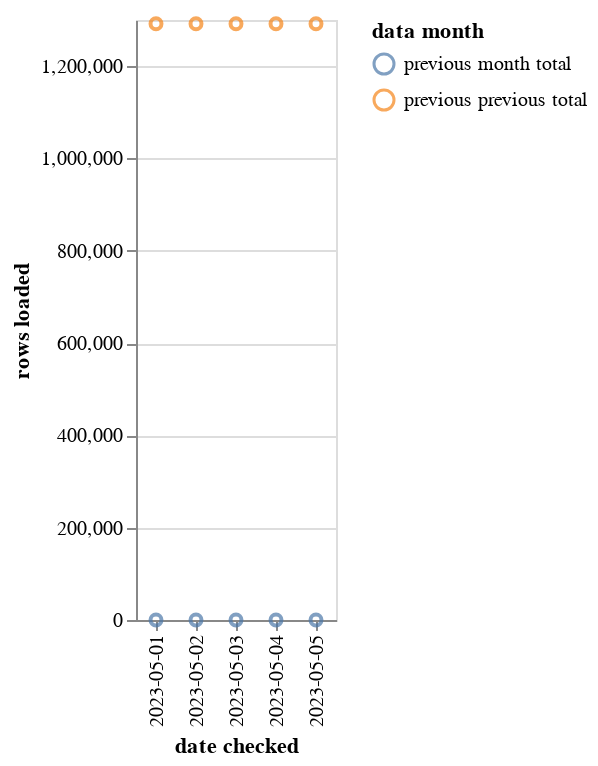

This figure's notebook cell:
### Code cell
(
    alt.Chart(total_tidy)
    .mark_point()
    .encode(
        x='date checked',
        y='rows loaded',
        color='data month'
    )
)

### Figure 1 — Vega-Lite specification as saved in the notebook (floating-point values rounded to 4 significant figures)
{"config": {"view": {"continuousWidth": 300, "continuousHeight": 300}}, "data": {"name": "data-9eff10c09cda5f48bc1e11730d57ab23"}, "mark": {"type": "point"}, "encoding": {"color": {"field": "data month", "type": "nominal"}, "x": {"field": "date checked", "type": "nominal"}, "y": {"field": "rows loaded", "type": "quantitative"}}, "$schema": "https://vega.github.io/schema/vega-lite/v5.8.0.json", "datasets": {"data-9eff10c09cda5f48bc1e11730d57ab23": [{"date checked": "2023-05-01", "data month": "previous month total", "rows loaded": 13}, {"date checked": "2023-05-02", "data month": "previous month total", "rows loaded": 13}, {"date checked": "2023-05-03", "data month": "previous month total", "rows loaded": 13}, {"date checked": "2023-05-04", "data month": "previous month total", "rows loaded": 13}, {"date checked": "2023-05-05", "data month": "previous month total", "rows loaded": 13}, {"date checked": "2023-05-01", "data month": "previous previous total", "rows loaded": 1291893}, {"date checked": "2023-05-02", "data month": "previous previous total", "rows loaded": 1291893}, {"date checked": "2023-05-03", "data month": "previous previous total", "rows loaded": 1291893}, {"date checked": "2023-05-04", "data month": "previous previous total", "rows loaded": 1291893}, {"date checked": "2023-05-05", "data month": "previous previous total", "rows loaded": 1291893}]}}
